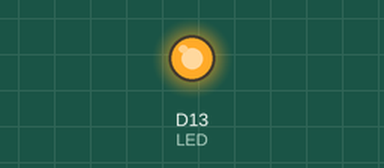
Simulated run of this sketch. Board: Arduino Zero (SAMD21). Parts: output pins drawn as LEDs (lit = HIGH). No radio packets arrive unless stated; what the sketch prints to the serial monitor is not drawn.

Above: at 0.1 s.
At 0.6 s:
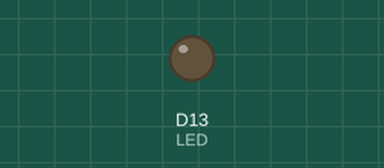
Timing chart, 0 to 2.1 s (numbered marks = the images above):
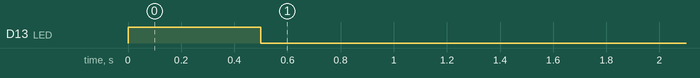

The sketch:

Packet_Tx.ino
```cpp
#include <SPI.h>
//Radio Head Library:
#include <RH_RF95.h>
// We need to provide the RFM95 module's chip select and interrupt pins to the
// rf95 instance below.On the SparkFun ProRF those pins are 12 and 6 respectively.
RH_RF95 rf95(12, 6);
int LED = 13; //Status LED is on pin 13
int packetCounter = 0; //Counts the number of packets sent
long timeSinceLastPacket = 0; //Tracks the time stamp of last packet received
// The broadcast frequency is set to 921.2, but the SADM21 ProRf operates
// anywhere in the range of 902-928MHz in the Americas.
// Europe operates in the frequencies 863-870, center frequency at 868MHz.
// This works but it is unknown how well the radio configures to this frequency:

float frequency = 910; //Broadcast frequency
void setup()
{
    pinMode(LED, OUTPUT);
    SerialUSB.begin(9600);
    // It may be difficult to read serial messages on startup. The following line
    // will wait for serial to be ready before continuing. Comment out if not needed.
    // while (!SerialUSB);
    SerialUSB.println("RFM Client!");
    //Initialize the Radio.
    if (rf95.init() == false) {
        SerialUSB.println("Radio Init Failed - Freezing");
        while (1);
}
    else {
        //An LED inidicator to let us know radio initialization has completed.
        // rf95.setModemConfig(Bw125Cr48Sf4096); // slow and reliable?
        SerialUSB.println("Transmitter up!");
        digitalWrite(LED, HIGH);
        delay(500);
        digitalWrite(LED, LOW);
        delay(500);
        }
        // Set frequency
        rf95.setFrequency(frequency);
        // Transmitter power can range from 14-20dbm.
        rf95.setTxPower(20, false);
}


void loop()
{
    SerialUSB.println("Sending message");
    //Send a message to the other radio
    char toSend[] = "pew";
    packetCounter = packetCounter++;
    SerialUSB.println(toSend);
    SerialUSB.println(packetCounter);
    rf95.send((uint8_t *)toSend, sizeof(toSend));
    //rf95.waitPacketSent();
    delay(1000);
}
```
